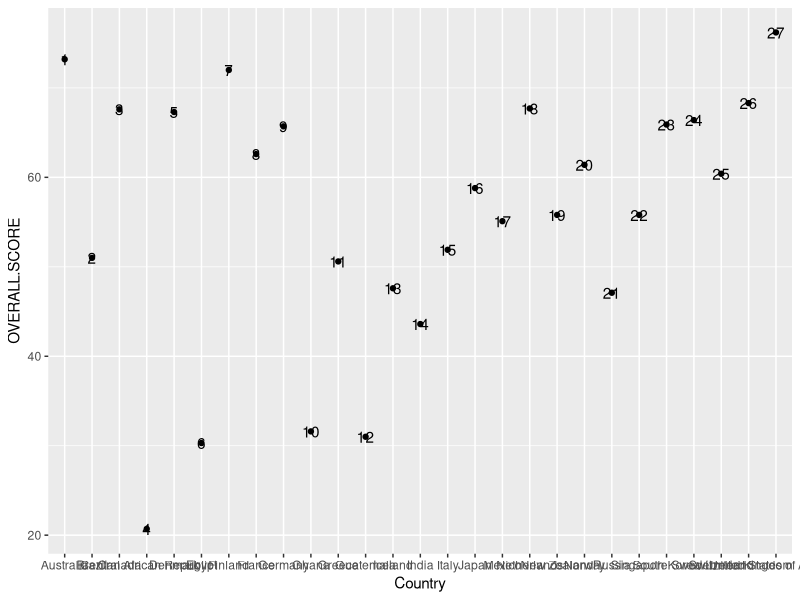

Source code (R):
library(ggplot2)

# pass in sorted csv file with selected countries
sorted_data <- read.csv("data/sorted-GHS-Index-2019.csv")

# plot the dataframe as a scatterplot of values
scatterplot <- ggplot(sorted_data, aes(x = Country, y = OVERALL.SCORE)) +
                geom_point() + 
                geom_text(label = rownames(sorted_data))
scatterplot
